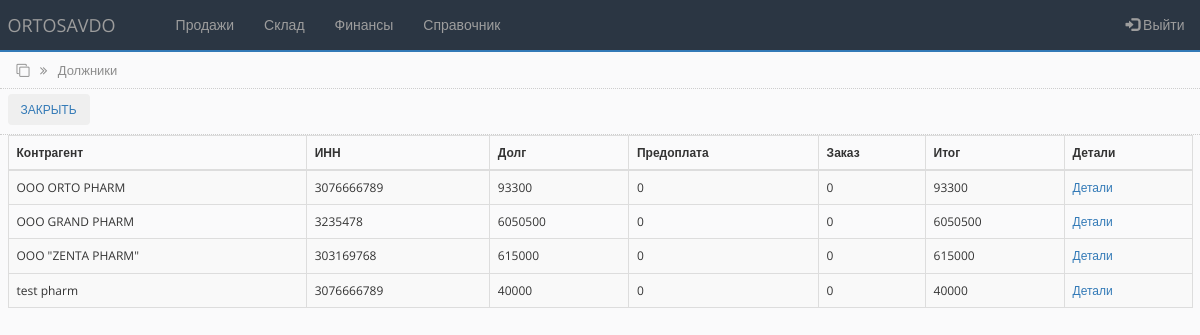
Page /debtor.php (signed in) on the committed database.
### tables this page shows
CREATE TABLE `counterparties_tbl` (
  `id` int(255) NOT NULL,
  `name` varchar(250) NOT NULL,
  `alternative_name` varchar(250) NOT NULL,
  `inn` varchar(255) NOT NULL,
  `nds` varchar(255) NOT NULL,
  `raschetny_schet` varchar(255) NOT NULL,
  `mfo` varchar(100) NOT NULL,
  `address` varchar(250) NOT NULL,
  `contact` varchar(250) NOT NULL,
  `director` varchar(250) NOT NULL,
  `accountant` varchar(250) NOT NULL
);

### bot_lib.php (called while the page is built, shortened)
<?php
function get_contractor($connect, $contractor_id){
	$query = "SELECT * FROM counterparties_tbl WHERE id='$contractor_id'";
	$result = mysqli_query($connect, $query);
	$contractor = mysqli_fetch_assoc($result);
	return $contractor;
}
?>

### debtor.php (the view, shortened to what this page needs)
<?php
include('settings.php');
include('bot_lib.php');
$query = "SELECT id_counterpartie, SUM(prepayment) as total_prepayment, SUM(debt) AS total_debt, SUM(main_prepayment) AS total_main_prepayment FROM debts GROUP BY id_counterpartie";
$rs_result = mysqli_query ($connect, $query);
?>
<!DOCTYPE html>
<html lang="ru">
<head>
    <link rel="stylesheet" href="https://maxcdn.bootstrapcdn.com/bootstrap/3.4.1/css/bootstrap.min.css">
    <link rel="stylesheet" href="https://cdnjs.cloudflare.com/ajax/libs/font-awesome/4.7.0/css/font-awesome.min.css">
    <link rel="stylesheet" href="css/bootstrap-grid.min.css">
    <link rel="stylesheet" href="css/style.css">
</head>
<body>
<?php include 'partSite/nav.php'; ?>
<div class="page_name">
    <div class="container-fluid">
        <i class="fa fa-clone" aria-hidden="true"></i>
        <i class="fa fa-angle-double-right right_cus"></i>
        <span class="right_cus">Должники</span>
    </div>
</div>
<div class="toolbar">
        <div class="container-fluid">
           <a href="settlements_clients.php"> <button type="button" class="btn">закрыть</button> </a>
        </div>
</div>
<div class="all_table">
    <div class="container-fluid">
        <table class="table table-striped table-bordered">
        <thead>
            <tr>
            <th scope="col">Контрагент</th>
            <th scope="col">ИНН</th>
            <th scope="col">Долг</th>
            <th scope="col">Предоплата</th>
            <th scope="col">Заказ</th>
            <th scope="col">Итог</th>
            <th scope="col">Детали</th>
            </tr>
        </thead>
        <tbody>
            <?php
                $i = 0;
                while ($row = mysqli_fetch_array($rs_result)) {
                $i++;
                $last_debt = $row['total_debt']- $row['total_prepayment'];
                $last_tot = $row['total_main_prepayment'] - $row['total_prepayment'];
                $sum = $last_debt - $last_tot;
                if ($last_debt == 0 AND $last_tot == 0 OR $sum < 0) {
                  $display = 'none';
                }else {
                  $display = 'true';
                }
            ?>
            <tr style="display:<?php echo $display; ?>;" data-toggle="collapse" data-target="#hidden_<?php echo $i;?>">
            <td><?php $user = get_contractor($connect, $row["id_counterpartie"]); echo $user["name"];?></td>
            <td><?php echo $user['inn']?></td>
                <td><?php echo $last_debt; ?></td>
                <td><?php echo $last_tot; ?></td>
                <td>0</td>
                <td><?php echo $sum; ?></td>
                <td><a href="settlement_debts_detail.php?id=<?php echo $row["id_counterpartie"]?>&&prepayment=<?php echo $last_tot;?>">Детали</a></td>
            </tr>
            <?php
                };
            ?>
        </tbody>
        </table>
    </div>
</div>
</body>
</html>

### css/style.css (style rules this page uses)
* { box-sizing:border-box;margin:0;padding:0;transition:all 0.01s }
body { background-color:#FAFAFB;font-family:"Open Sans",sans-serif;font-size:12px }
.page_name { width:100%;height:37px;padding:9px;margin-top:-20px;border-bottom:1px dotted #CDCDCD;color:#8d8d8d;font-size:13px }
.right_cus { margin-left:7px }
.toolbar { width:100%;height:46px;margin:0;padding:5px 0;border-bottom:1px dotted #CDCDCD }
.toolbar .btn { text-transform:uppercase;font-size:12px }
.table { border-collapse:collapse;border:1px solid #dddddd;margin-bottom:0px;padding-top:10px }
.table-bordered { margin-bottom:0 !important }

### rows in the picture
counterparties_tbl: name "OOO ORTO PHARM", inn "3076666789"
counterparties_tbl: name "OOO GRAND PHARM", inn "3235478"
counterparties_tbl: name "OOO \"ZENTA PHARM\"", inn "303169768"
counterparties_tbl: name "test pharm", inn "3076666789"

### other values in the picture
$last_debt "93300"
$last_tot "0"
$sum "93300"
$last_debt "6050500"
$sum "6050500"
$last_debt "615000"
$sum "615000"
$last_debt "40000"
$sum "40000"
